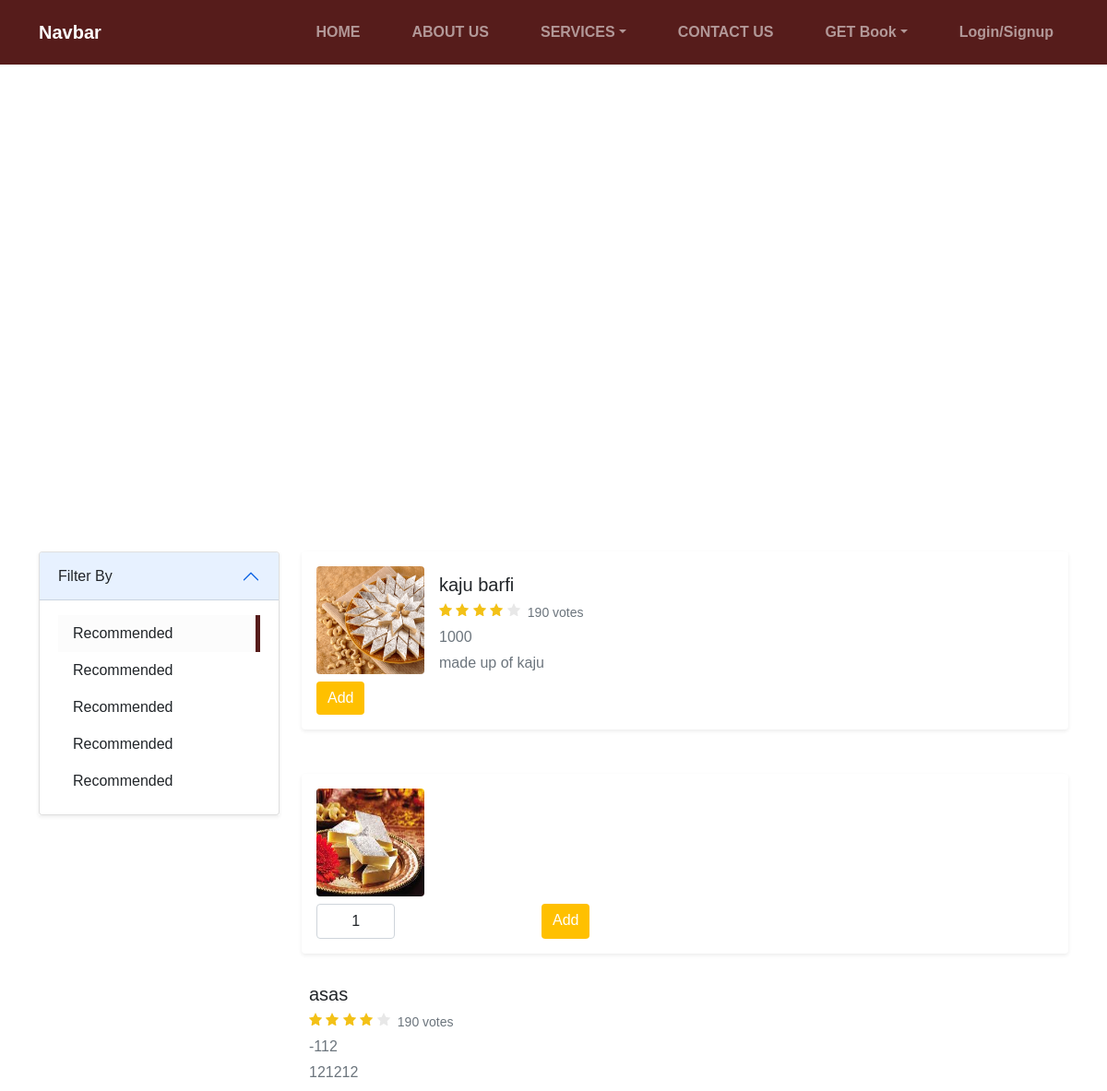
/store/, run on the app's committed database.
### store/models.py (models this page shows, shortened)
class product(models.Model):
    name = models.CharField(max_length=1000)
    image = models.ImageField(upload_to='media/product/images')
    price = models.IntegerField()
    dis = models.CharField( max_length=500)

### store/views.py (the view)
# urls.py: path('', view_store, name='view_store'),
def view_store(request):
    data = product.objects.all()
    return render(request, 'store.html', {'data' : data})

### templates/store.html (shortened to what this page needs)
{% extends 'base.html' %}
{% block content %}
    <section class="store-hero">
    </section>
    <div class="container">
        <div class="row">
            <div class="col-md-3">
                <div class="accordion mt-5 shadow-sm" id="accordionExample">
                    <div class="accordion-item">
                        <h2 class="accordion-header" id="headingOne">
                            <button class="accordion-button text-dark" type="button" data-bs-toggle="collapse"
                                data-bs-target="#collapseOne" aria-expanded="true" aria-controls="collapseOne">
                                Filter By
                            </button>
                        </h2>
                        <div id="collapseOne" class="accordion-collapse collapse show" aria-labelledby="headingOne"
                            data-bs-parent="#accordionExample">
                            <div class="accordion-body d-flex flex-column">
                                <div class="filter-item active">Recommended</div>
                                <div class="filter-item">Recommended</div>
                                <div class="filter-item">Recommended</div>
                                <div class="filter-item">Recommended</div>
                                <div class="filter-item">Recommended</div>
                            </div>
                        </div>
                    </div>
                </div>
            </div>
            <div class="col-md-9">
                {% for i in data %}
                <div class="card shadow-sm mt-5 mb-4 flex-row gap-2">
                    <div class=" d-flex flex-column gap-2">
                        <img class=" card-img-top"
                            src="{{ i.image.url }}"
                            alt="Card image cap">
                            <div class="d-flex">
                                <div>
                                    {% if i.unit_details.all|length >= 2 %}
                                        <a class="btn btn-primary" id="add_to" onclick="openModal({{ i.id }})">Add</a>
                                    {% else %}
                                    <input type="text" style="width: 35%;
                                    text-align: center;
                                    margin-right: 11px;" id="{{ i.id }}" name="qty" id="qty" class="form-control" value="1">  </div>
                                        <a onclick="add_to_cart({{ i.id }})" class="btn btn-primary">Add</a>
                                    {% endif %}
                                </div>
                            </div>
                    </div>
                    <div class="card-body">
                        <h5 class="card-title mb-0">{{ i.name }}</h5>
                        <div class="rating-stars mb-1 d-flex align-items-center">
                            <div>
                            </div>
                            <small class="text-muted ms-2 d-block mt-2"> 190 votes</small>
                        </div>
                        <span class="text-muted d-block mb-1">{{ i.price }}</span>
                        <p class="card-text text-muted">{{ i.dis }}
                        </p>
                    </div>
                </div>
                {% endfor %}
            </div>
        </div>
{% endblock content %}

### static/styles.css (style rules this page uses)
*, *::after, *::before { box-sizing: 0; }
:root { --yellow-bg: #ffc000; --chocolate-bg: #561c1b; }
body { margin: 0; padding: 0; font-family: "Ralway", sans-serif; }
.store-hero { position: relative; height: 60vh; }
.store-hero::before { content: ""; background-image: url("http://vaibhavfoods.in/wp-content/uploads/2020/02/Hotel.jpg?id=1319"); background-repeat: no-repeat; background-size: cover; position: absolute; top: 0; left: 0; right: 0; height: 60vh; }
.filter-item { padding: 0.5rem 1.5rem 0.5rem 1rem; transition: all 0.3s ease; cursor: pointer; }
.filter-item.active, .filter-item:hover { background-color: #fcfcfc; border-right: 5px solid var(--chocolate-bg); }
.btn { background-color: var(--yellow-bg); transition: background-color 0.3s ease; color: white; border: none; }
.card { border: none; padding: 1em; }
.card-body { padding: 0.5rem; }
.card .card-img-top { height: 117px; width: 117px; border-radius: 0.25rem; overflow: hidden; }

### data on the page
product: image (picture), name "kaju barfi", price "1000", dis "made up of kaju"
product: image (picture), name "asas", price "-112", dis "121212"
